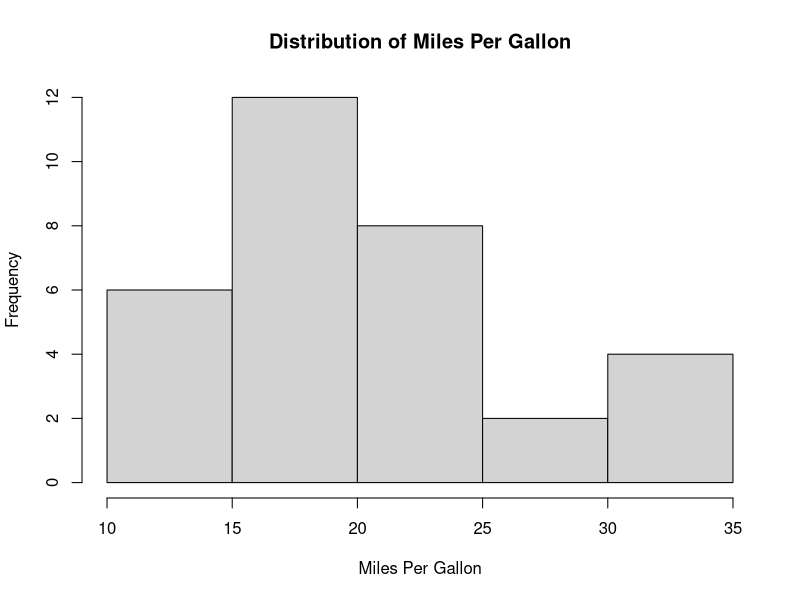
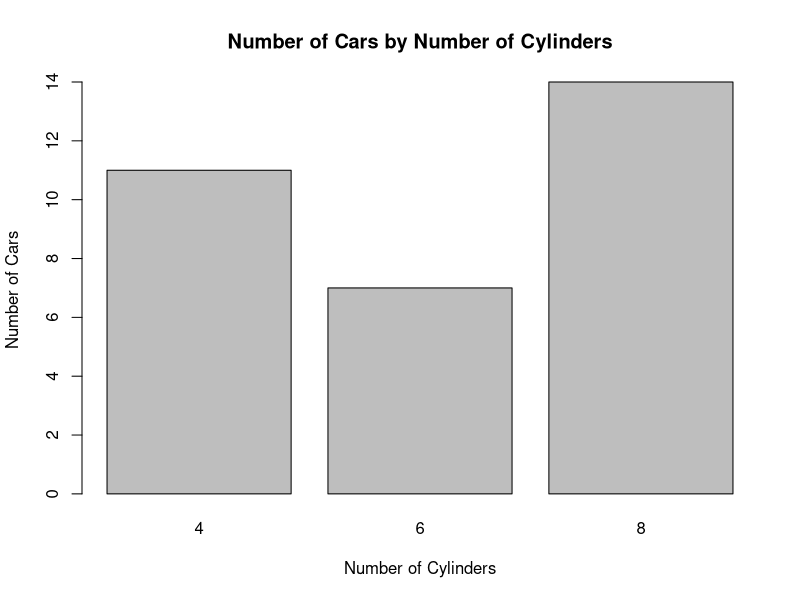
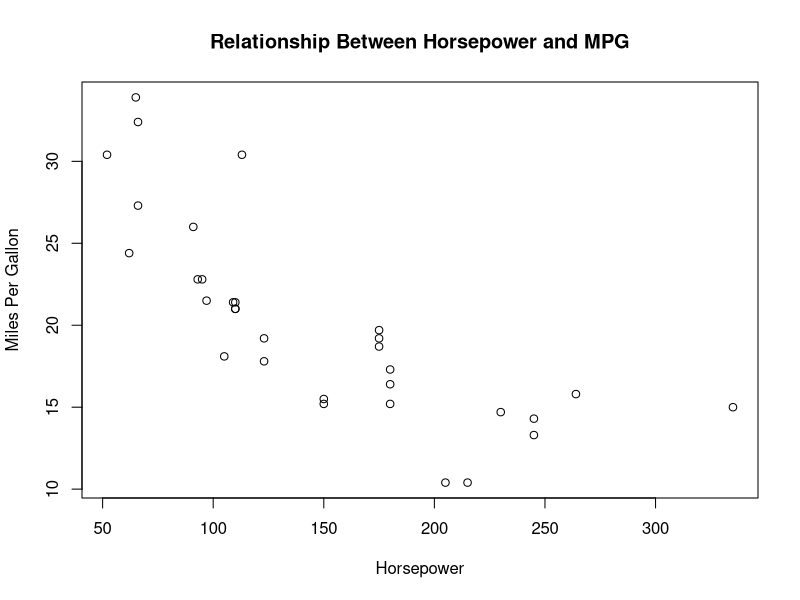
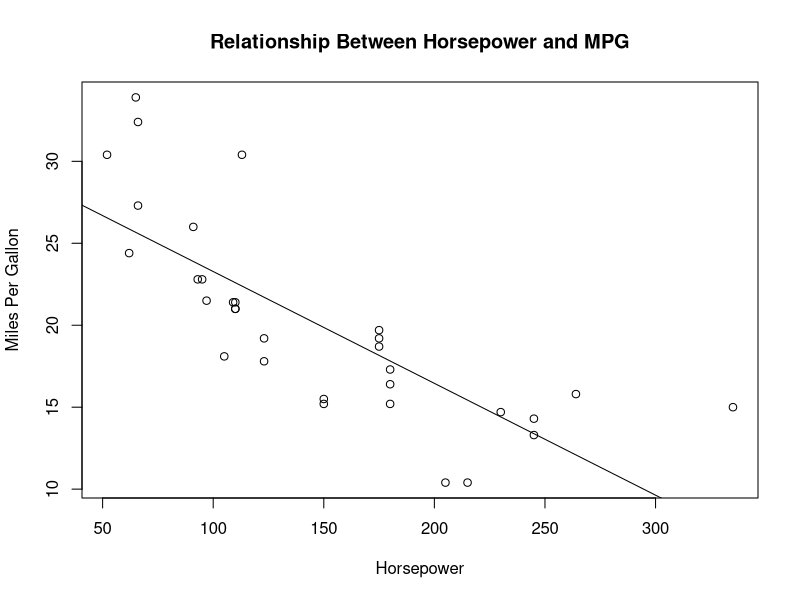

Write the R code that produced these figures, in order.
############################################################
# PSY 200
# In-Class Practice: Exploring Data in R
# SOLUTIONS
############################################################

# Today we worked with the sat.act dataset together.
# Now it is your turn to practice with a different dataset!

# For this activity, we will use the mtcars dataset.
# mtcars is built into R, so you do NOT need to install
# or load a package to access it.


############################################################
# PART 1: LOAD AND EXPLORE THE DATA ####

# 1. Load the mtcars dataset.
# Hint: use data()

data(mtcars)


# 2. Look at the first six rows of the dataset.

head(mtcars)


# 3. Look at the last six rows of the dataset.

tail(mtcars)


# 4. How many observations (rows) are in the dataset?
# Write the R code below.

nrow(mtcars)

# ANSWER: 32 observations


# 5. How many variables (columns) are in the dataset?
# Write the R code below.

ncol(mtcars)

# ANSWER: 11 variables


# 6. What are the names of the variables?
# Write the R code below.

colnames(mtcars)

# ANSWER:
# mpg, cyl, disp, hp, drat, wt, qsec, vs, am, gear, carb



############################################################
# PART 2: FIGURE OUT WHAT THE VARIABLES MEAN ####

# We should NEVER assume that we know what variables mean
# just because we recognize their names!

# 7. Open the help file for mtcars.

?mtcars


# Using the documentation, answer these questions:

# What does mpg measure?
# ANSWER: Miles per US gallon


# What does hp measure?
# ANSWER: Gross horsepower


# What does cyl measure?
# ANSWER: Number of cylinders



############################################################
# PART 3: SUMMARIZE THE DATA ####

# 8. Use summary() to summarize the entire dataset.

summary(mtcars)


# 9. Find the mean miles per gallon (mpg).
# Hint: use the $ operator to access mpg.

mean(mtcars$mpg)

# ANSWER: approximately 20.09 MPG


# 10. Find the mean horsepower (hp).

mean(mtcars$hp)

# ANSWER: approximately 146.69 horsepower


# 11. Use table() to determine how many cars have
# 4, 6, and 8 cylinders.

table(mtcars$cyl)

# ANSWER:
# 4 cylinders: 11
# 6 cylinders: 7
# 8 cylinders: 14


# QUESTION:
# Which number of cylinders is most common in this dataset?
# ANSWER: 8 cylinders



############################################################
# PART 4: VISUALIZE THE DATA ####

# 12. Create a histogram of miles per gallon (mpg).
# Give your graph:
#   - an informative title
#   - an x-axis label
#   - a y-axis label

hist(mtcars$mpg,
  main = "Distribution of Miles Per Gallon",
  xlab = "Miles Per Gallon",
  ylab = "Frequency")


# QUESTION:
# What do you notice about the distribution of mpg?
# ANSWER:
# Most cars have MPG values somewhere around 15 to 25 MPG.
# There are also a smaller number of cars with relatively
# high MPG values above 30.
#
# NOTE: Other reasonable descriptions are completely fine!


# 13. Create a bar plot showing the number of cars
# with 4, 6, and 8 cylinders.

# Hint: First save the table as an object!

cylinder_table <- table(mtcars$cyl)

barplot(
  cylinder_table,
  main = "Number of Cars by Number of Cylinders",
  xlab = "Number of Cylinders",
  ylab = "Number of Cars"
)



############################################################
# PART 5: LOOK AT TWO VARIABLES TOGETHER ####

# Before running any code:
#
# Do you predict that cars with more horsepower will
# generally have higher or lower miles per gallon?
#
# PREDICTION:
# A reasonable prediction is that cars with more horsepower
# will tend to have LOWER MPG.


# 14. Create a scatterplot with:
#     horsepower (hp) on the x-axis
#     miles per gallon (mpg) on the y-axis

plot(
  mtcars$hp,
  mtcars$mpg,
  xlab = "Horsepower",
  ylab = "Miles Per Gallon",
  main = "Relationship Between Horsepower and MPG"
)


# 15. Calculate the correlation between hp and mpg.

cor(mtcars$hp, mtcars$mpg)

# ANSWER: approximately -0.776


# QUESTION:
# Based on the scatterplot and correlation, how would you
# describe the relationship between horsepower and MPG?
#
# ANSWER:
# There is a fairly strong negative relationship between
# horsepower and MPG. Cars with greater horsepower tend
# to have lower MPG.



############################################################
# BONUS: ADD A LINE ####

# If you finish early, add a regression line to your
# scatterplot using abline() and lm().

plot(
  mtcars$hp,
  mtcars$mpg,
  xlab = "Horsepower",
  ylab = "Miles Per Gallon",
  main = "Relationship Between Horsepower and MPG"
)

abline(lm(mtcars$mpg ~ mtcars$hp))
